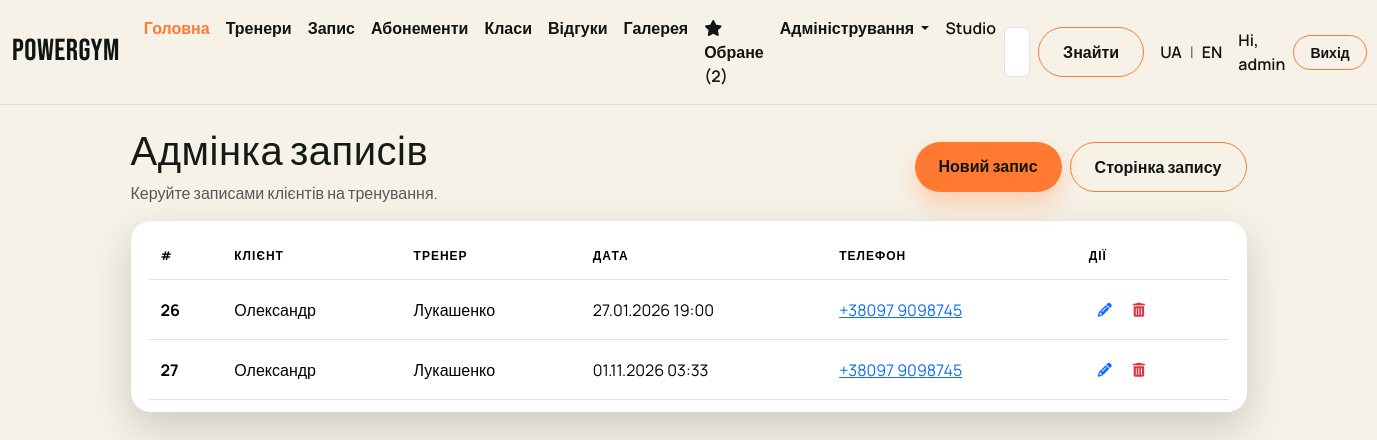
The page /bookings/list (signed in) on the database its author committed.
### treners/models.py (models this page shows, shortened)
class Booking(models.Model):
    barber = models.ForeignKey(
        Barber, on_delete=models.CASCADE, related_name="bookings", verbose_name="Тренер"
    )
    customer_name = models.CharField("Ім'я клієнта", max_length=100)
    appointment_date = models.DateTimeField("Дата та час")
    contact_phone = models.CharField("Телефон", max_length=20)
    class Meta:
        verbose_name = "Запис"
        verbose_name_plural = "Записи"

class Barber(models.Model):
    GENDER_CHOICES = [
        ('M', 'Чоловік'),
        ('F', 'Жінка')
    ]
    POSITION_CHOICES = [
        ('J', 'Junior тренер'),
        ('S', 'Senior тренер'),
        ('M', 'Master тренер')
    ]
    name = models.CharField("Ім'я", max_length=100)
    photo = models.ImageField("Фото", upload_to='barber_photos/', blank=True, null=True)
    experience = models.IntegerField(
        "Стаж (років)", validators=[MinValueValidator(0), MaxValueValidator(60)]
    )
    birthdate = models.DateField("Дата народження")
    position = models.CharField("Спеціалізація", max_length=100, choices=POSITION_CHOICES)
    gender = models.CharField("Стать", max_length=1, choices=GENDER_CHOICES)
    rating = models.FloatField("Рейтинг", default=0)
    phone = models.CharField("Телефон", max_length=20)
    class Meta:
        verbose_name = "Тренер"
        verbose_name_plural = "Тренери"

### treners/views.py (the view)
# urls.py: path('bookings/list', treners_views.booking_list),
@staff_required
def booking_list(request):
    bookings = Booking.objects.select_related("barber").order_by("appointment_date")
    return render(request, "bookings/list.html", {"bookings": bookings})

### favorites/context_processor.py (called while the page is built)
def favorite_barbers_count(request):
    return { 'fav_count': get_count_of_favorite_barbers(request) }

### favorites/favorites.py (called while the page is built)
def _is_authenticated(request):
    user = getattr(request, "user", None)
    return bool(user and getattr(user, "is_authenticated", False))

def _get_session_favorites(request):
    return request.session.get(FAVORITE_BARBERS_KEY, [])

def _merge_session_to_user(request):
    if not _is_authenticated(request):
        return
    session_ids = _get_session_favorites(request)
    if not session_ids:
        return
    for barber_id in session_ids:
        Favorite.objects.get_or_create(user=request.user, barber_id=barber_id)
    _set_session_favorites(request, [])

def get_count_of_favorite_barbers(request):
    if _is_authenticated(request):
        _merge_session_to_user(request)
        return Favorite.objects.filter(user=request.user).count()
    return len(_get_session_favorites(request))

### home/context_processors.py (called while the page is built)
def ui_text(request):
    lang = request.session.get("lang", "uk")
    if lang not in ("uk", "en"):
        lang = "uk"
    return {"t": get_translations(lang), "lang": lang}

### home/translations.py (called while the page is built)
def get_translations(lang):
    return TRANSLATIONS.get(lang, TRANSLATIONS["uk"])

### treners/templates/bookings/list.html
{% extends "layout.html" %} {% block content %}
<section class="py-4 admin-page">
  <div class="d-flex flex-wrap align-items-center justify-content-between gap-3 mb-3">
    <div>
      <h1 class="mb-1">Адмінка записів</h1>
      <p class="text-muted mb-0">
        Керуйте записами клієнтів на тренування.
      </p>
    </div>
    <div class="d-flex gap-2">
      <a class="btn btn-gym" href="/bookings/create">Новий запис</a>
      <a class="btn btn-gym-outline" href="/book">Сторінка запису</a>
    </div>
  </div>
  <div class="table-card">
    <table class="table table-hover align-middle mb-0">
      <thead>
        <tr>
          <th scope="col">#</th>
          <th scope="col">Клієнт</th>
          <th scope="col">Тренер</th>
          <th scope="col">Дата</th>
          <th scope="col">Телефон</th>
          <th scope="col">Дії</th>
        </tr>
      </thead>
      <tbody>
        {% for booking in bookings %}
        <tr>
          <th scope="row">{{ booking.id }}</th>
          <td>{{ booking.customer_name }}</td>
          <td>{{ booking.barber.name }}</td>
          <td>{{ booking.appointment_date|date:"d.m.Y H:i" }}</td>
          <td>
            <a href="tel:{{ booking.contact_phone }}">{{ booking.contact_phone }}</a>
          </td>
          <td>
            <a
              href="/bookings/edit/{{ booking.id }}"
              class="btn btn-sm text-primary"
            >
              <i class="fa-solid fa-pencil"></i>
            </a>
            <a
              href="/bookings/delete/{{ booking.id }}"
              class="btn btn-sm text-danger"
            >
              <i class="fa-solid fa-trash-can"></i>
            </a>
          </td>
        </tr>
        {% empty %}
        <tr>
          <td colspan="6" class="text-muted">Записів поки немає.</td>
        </tr>
        {% endfor %}
      </tbody>
    </table>
  </div>
</section>
{% endblock %}

### treners/templates/layout.html (shortened to what this page needs)
{% load static %}
<!DOCTYPE html>
<html lang="uk">
  <head>
    <link
      href="https://cdn.jsdelivr.net/npm/bootstrap@5.3.8/dist/css/bootstrap.min.css"
      rel="stylesheet"
    />
    <link rel="stylesheet" href="{% static 'css/style.css' %}" />
  </head>
  <body>
    <nav class="navbar navbar-expand-lg navbar-gym">
      <div class="container-fluid">
        <a class="navbar-brand" href="/">PowerGym</a>
        <div class="collapse navbar-collapse" id="navbarSupportedContent">
          <ul class="navbar-nav me-auto mb-2 mb-lg-0">
            <li class="nav-item">
              <a class="nav-link active" aria-current="page" href="/"
                >{{ t.nav_home }}</a
              >
            </li>
            <li class="nav-item">
              <a class="nav-link" href="/barbers">{{ t.nav_trainers }}</a>
            </li>
            <li class="nav-item">
              <a class="nav-link" href="/book">{{ t.nav_book }}</a>
            </li>
            <li class="nav-item">
              <a class="nav-link" href="/#memberships">{{ t.nav_memberships }}</a>
            </li>
            <li class="nav-item">
              <a class="nav-link" href="/services">{{ t.nav_classes }}</a>
            </li>
            <li class="nav-item">
              <a class="nav-link" href="/reviews">{{ t.nav_reviews }}</a>
            </li>
            <li class="nav-item">
              <a class="nav-link" href="/gallery">{{ t.nav_gallery }}</a>
            </li>
            <li class="nav-item">
              <a class="nav-link" aria-current="page" href="/favorites">
                <i class="fa-solid fa-star"></i> {{ t.nav_favorites }} ({{ fav_count }})
              </a>
            </li>
            <li class="nav-item dropdown">
              <a
                class="nav-link dropdown-toggle"
                href="#"
                role="button"
                data-bs-toggle="dropdown"
                aria-expanded="false"
              >
                {{ t.nav_admin }}
              </a>
            </li>
            <li class="nav-item">
              <a class="nav-link disabled" aria-disabled="true">{{ t.nav_studio }}</a>
            </li>
          </ul>
          <form class="d-flex" role="search" method="get" action="/barbers">
            <input
              class="form-control me-2"
              type="search"
              name="text"
              placeholder="{{ t.nav_search_placeholder }}"
              aria-label="Search"
            />
            <button class="btn btn-gym-outline" type="submit">
              {{ t.nav_search_button }}
            </button>
          </form>
          <div class="lang-switch ms-3 d-flex align-items-center gap-2">
            <a class="nav-link p-0" href="/lang/uk/">UA</a>
            <span class="text-muted">|</span>
            <a class="nav-link p-0" href="/lang/en/">EN</a>
          </div>
          <div class="auth-links ms-3 d-flex align-items-center gap-2">
            {% if user.is_authenticated %}
            <span class="nav-link p-0">Hi, {{ user.username }}</span>
            <a class="btn btn-gym-outline btn-sm" href="/logout"
              >{{ t.auth_logout }}</a
            >
            {% endif %}
          </div>
        </div>
      </div>
    </nav>
    <div class="container">{% block content %} {% endblock %}</div>
  </body>
</html>

### static/css/style.css (style rules this page uses)
:root { --gym-ink: #141a16; --gym-dark: #0e1512; --gym-cream: #f7f2e8; --gym-sand: #e6dcc9; --gym-accent: #ff7a30; --gym-accent-2: #b4f272; --gym-shadow: rgba(15, 20, 18, 0.18); }
body { font-family: "Manrope", sans-serif; background: var(--gym-cream); color: var(--gym-ink); }
h1, h2, h3, .navbar-brand, .hero-title, .section-title { font-family: "Bebas Neue", sans-serif; letter-spacing: 0.5px; }
.navbar-gym { background: var(--gym-cream); border-bottom: 1px solid var(--gym-sand); }
.navbar-gym .navbar-brand { font-size: 1.9rem; color: var(--gym-dark); }
.navbar-gym .nav-link { color: var(--gym-dark); font-weight: 600; }
.navbar-gym .nav-link.active, .navbar-gym .nav-link:hover { color: var(--gym-accent); }
.lang-switch .nav-link { font-weight: 600; color: var(--gym-dark); }
.auth-links .nav-link { font-weight: 600; color: var(--gym-dark); }
.auth-links .btn { padding: 6px 16px; border-radius: 999px; }
.btn-gym { background: var(--gym-accent); color: var(--gym-dark); border: none; padding: 12px 24px; font-weight: 700; border-radius: 999px; box-shadow: 0 12px 24px rgba(255, 122, 48, 0.3); }
.btn-gym-outline { border: 1px solid rgba(255, 255, 255, 0.35); color: #fef7ed; padding: 12px 24px; border-radius: 999px; font-weight: 600; background: transparent; }
.navbar-gym .btn-gym-outline { color: var(--gym-dark); border-color: var(--gym-accent); }
.table-card { background: #fff; border-radius: 20px; padding: 12px 18px; box-shadow: 0 16px 40px var(--gym-shadow); }
.table-card thead { text-transform: uppercase; font-size: 0.75rem; letter-spacing: 1px; color: #6b7b71; }
.table-card .table > :not(caption) > * > * { padding: 14px 12px; }
.admin-page .btn-gym-outline { color: var(--gym-dark); border-color: var(--gym-accent); }

### rows shown on the page
Booking: id "26", customer_name "Олександр", barber.name "Лукашенко", appointment_date "27.01.2026 19:00", contact_phone "+38097 9098745"
Booking: id "27", customer_name "Олександр", barber.name "Лукашенко", appointment_date "01.11.2026 03:33", contact_phone "+38097 9098745"

### other values the page prints
{{ t.nav_home }} "Головна"
{{ t.nav_trainers }} "Тренери"
{{ t.nav_book }} "Запис"
{{ t.nav_memberships }} "Абонементи"
{{ t.nav_classes }} "Класи"
{{ t.nav_reviews }} "Відгуки"
{{ t.nav_gallery }} "Галерея"
{{ t.nav_favorites }} "Обране"
{{ fav_count }} "2"
{{ t.nav_admin }} "Адміністрування"
{{ t.nav_studio }} "Studio"
{{ t.nav_search_button }} "Знайти"
{{ user.username }} "admin"
{{ t.auth_logout }} "Вихід"
